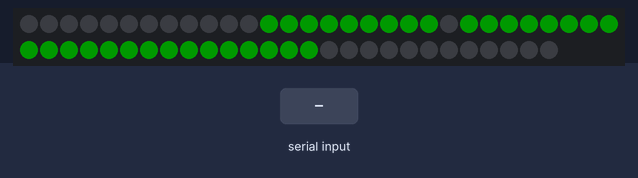
This sketch was run on a simulated Arduino Uno, built with avr-gcc and run on an emulated ATmega328P. On the bench: 57 RGB LEDs in strip order, left to right, continuing on the next row. The inputs (shaded band) are chosen by the test bench. Dim RGB values are drawn brighter than linear.

Above: at 2.28 s.
2.3 s: "OFF." received over Serial
At 2.9 s:
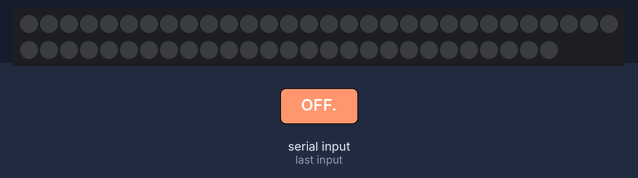
3.8 s: "RED." received over Serial
At 3.92 s:
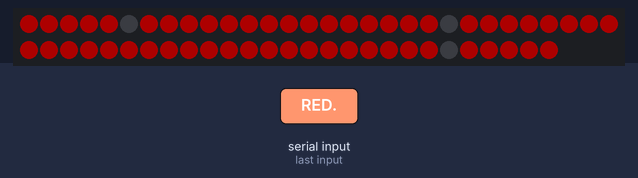
5.6 s: "GREEN." received over Serial
At 5.67 s:
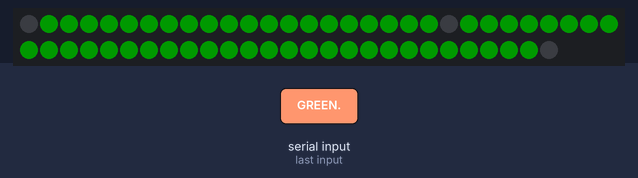
7.4 s: "BLUE." received over Serial
At 7.51 s:
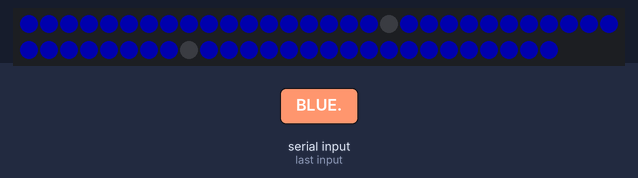
9.2 s: "PURPLE." received over Serial
At 9.26 s:
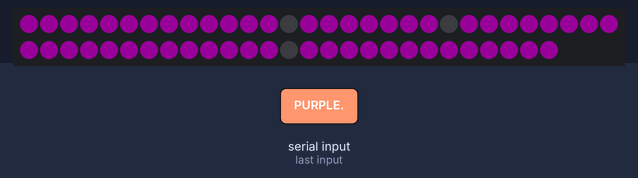
11.0 s: "WHITE." received over Serial
At 11.1 s:
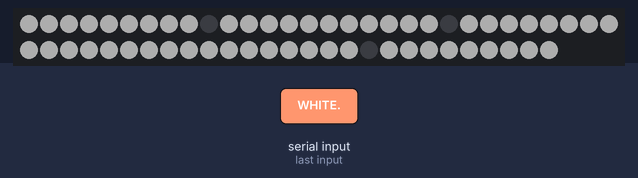

Measured:
- after the input at 2.3 s, the LEDs: change at once (image 1)
- after the input at 3.8 s, the LEDs: change after 0.08 s (image 2)
- after the input at 5.6 s, the LEDs: change at once (image 3)
- after the input at 7.4 s, the LEDs: change after 0.07 s (image 4)
- after the input at 9.2 s, the LEDs: change at once (image 5)
- after the input at 11.0 s, the LEDs: change after 0.06 s (image 6)

The sketch:

LED_control_100821.ino
```cpp
#include <FastLED.h>
#include <pixeltypes.h>

#define LED_PIN     2

// LEFT: 22 + FRONT: 14 + RIGHT: 21
// Total LEDs: 57
#define NUM_LEDS    57
#define BRIGHTNESS 50
#define UPDATES_PER_SECOND 10

CRGB leds[NUM_LEDS];

String input="";
String currentLight;
bool sameColour;

int i;

CRGB colour;

void setup() {
  FastLED.addLeds<WS2812B, LED_PIN, GRB>(leds, NUM_LEDS);
  FastLED.setBrightness(BRIGHTNESS);

  i = 0;
  colour = CRGB::Green;

  fill_solid(leds, NUM_LEDS, colour);
  currentLight = "GREEN";
  delay(1000);

  Serial.begin(115200);
}

void loop() {
  if (Serial.available() > 0) {
    input = Serial.readStringUntil('.');
    //Serial.println(Serial.readString());
    //Serial.println("HELLO");
    if (input == currentLight) {
      sameColour = true;
    } else {
      sameColour = false;
    }

    if (input == "RED" && !sameColour) {
      // RED: Emergency Stop

      currentLight = "RED";
      colour = CRGB::Red;

    } else if (input == "GREEN" && !sameColour) {
    // GREEN: Waiting for job

      colour = CRGB::Green;
      currentLight = "GREEN";

    } else if (input == "BLUE" && !sameColour) {
      // Cyan: Drives to destination
      colour = CRGB::Blue;
      currentLight = "BLUE";

    } else if (input == "PURPLE" && !sameColour) {

      colour = CRGB::Purple;
      currentLight = "PURPLE";

    } else if (input == "OFF" && !sameColour) {
      currentLight = "OFF";
      colour = CRGB::Black;

    } else if (input == "WHITE" && !sameColour) {
      colour = CRGB::White;
      currentLight = "WHITE";
    }
    fill_solid(leds, NUM_LEDS, colour);
    FastLED.show();
  }

  // Control of LEDs
  LED_sequence();

  FastLED.show();
  delay(1000/UPDATES_PER_SECOND);
}

void LED_sequence(){
  leds[21] = CRGB::Black;
  leds[i] = colour;
  leds[i+1] = colour;
  leds[i+2] = colour;
  leds[56-i] = colour;
  leds[55-i] = colour;
  leds[54-i] = colour;
  if (i != 0){
    leds[i-1] = CRGB::Black;
    leds[57-i] = CRGB::Black;
  }
  if (i == 21){
    i = 0;
  }
  else{
    i++;
  }
}
```
